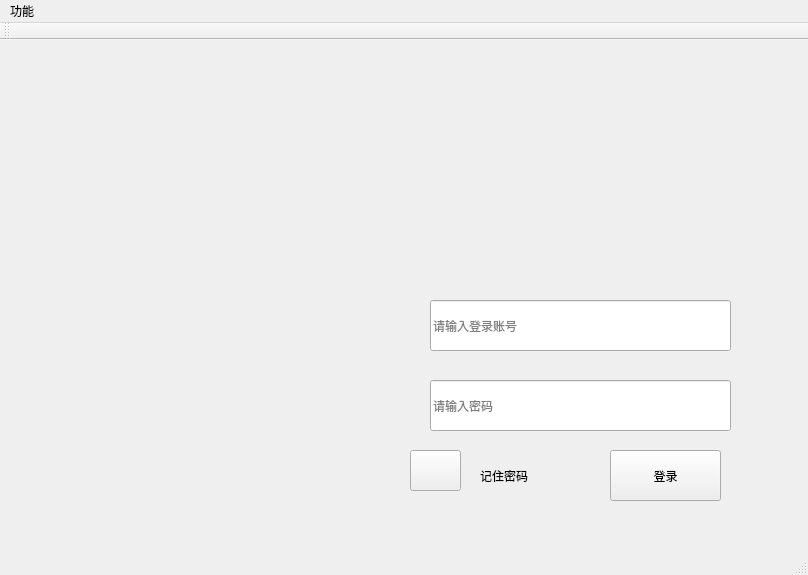
<?xml version="1.0" encoding="UTF-8"?>
<ui version="4.0">
 <class>LoginWindow</class>
 <widget class="QMainWindow" name="LoginWindow">
  <property name="geometry">
   <rect>
    <x>0</x>
    <y>0</y>
    <width>808</width>
    <height>575</height>
   </rect>
  </property>
  <property name="windowTitle">
   <string>LoginWindow</string>
  </property>
  <widget class="QWidget" name="centralWidget">
   <property name="styleSheet">
    <string notr="true">#centralWidget{
border-image: url(:/image/login/login_bj.jpg);
}</string>
   </property>
   <widget class="QLineEdit" name="lineEdit">
    <property name="geometry">
     <rect>
      <x>430</x>
      <y>260</y>
      <width>301</width>
      <height>51</height>
     </rect>
    </property>
    <property name="styleSheet">
     <string notr="true">QLineEdit{
border-image: url(:/image/login/edittext_bj.png);
font: 50 15pt &quot;Courier&quot;;
pading:20px;
}</string>
    </property>
    <property name="placeholderText">
     <string>请输入登录账号</string>
    </property>
   </widget>
   <widget class="QLineEdit" name="lineEdit_2">
    <property name="geometry">
     <rect>
      <x>430</x>
      <y>340</y>
      <width>301</width>
      <height>51</height>
     </rect>
    </property>
    <property name="styleSheet">
     <string notr="true">border-image: url(:/image/login/edittext_bj.png);
font: 50 15pt &quot;Courier&quot;;</string>
    </property>
    <property name="echoMode">
     <enum>QLineEdit::Password</enum>
    </property>
    <property name="placeholderText">
     <string>请输入密码</string>
    </property>
   </widget>
   <widget class="QWidget" name="widget" native="true">
    <property name="geometry">
     <rect>
      <x>360</x>
      <y>260</y>
      <width>51</width>
      <height>51</height>
     </rect>
    </property>
    <property name="styleSheet">
     <string notr="true">border-image: url(:/image/login/管理员.png);</string>
    </property>
   </widget>
   <widget class="QWidget" name="widget_2" native="true">
    <property name="geometry">
     <rect>
      <x>360</x>
      <y>340</y>
      <width>51</width>
      <height>51</height>
     </rect>
    </property>
    <property name="styleSheet">
     <string notr="true">border-image: url(:/image/login/lock_ico.png);</string>
    </property>
   </widget>
   <widget class="QPushButton" name="pushButton_2">
    <property name="geometry">
     <rect>
      <x>610</x>
      <y>410</y>
      <width>111</width>
      <height>51</height>
     </rect>
    </property>
    <property name="styleSheet">
     <string notr="true">QPushButton{
	border-image: url(:/image/login/edittext_bj.png);
font: 16pt &quot;微软雅黑&quot;;
}

QPushButton:pressed{
padding-top:10px;
padding-left:10px;

}</string>
    </property>
    <property name="text">
     <string>登录</string>
    </property>
   </widget>
   <widget class="QWidget" name="widget_3" native="true">
    <property name="geometry">
     <rect>
      <x>10</x>
      <y>0</y>
      <width>331</width>
      <height>101</height>
     </rect>
    </property>
    <property name="styleSheet">
     <string notr="true">border-image: url(:/image/login/farsight.png);</string>
    </property>
   </widget>
   <widget class="QLabel" name="label">
    <property name="geometry">
     <rect>
      <x>480</x>
      <y>410</y>
      <width>101</width>
      <height>51</height>
     </rect>
    </property>
    <property name="styleSheet">
     <string notr="true">border-image: url(:/image/login/edittext_bj.png);
font: 16pt &quot;微软雅黑&quot;;</string>
    </property>
    <property name="text">
     <string>记住密码</string>
    </property>
   </widget>
   <widget class="QPushButton" name="checkButton">
    <property name="geometry">
     <rect>
      <x>410</x>
      <y>410</y>
      <width>51</width>
      <height>41</height>
     </rect>
    </property>
    <property name="styleSheet">
     <string notr="true">border-image: url(:/image/login/loging_button_bj.png);
font: 75 20pt &quot;微软雅黑&quot;;</string>
    </property>
    <property name="text">
     <string/>
    </property>
    <property name="checkable">
     <bool>true</bool>
    </property>
   </widget>
  </widget>
  <widget class="QMenuBar" name="menuBar">
   <property name="geometry">
    <rect>
     <x>0</x>
     <y>0</y>
     <width>808</width>
     <height>23</height>
    </rect>
   </property>
   <widget class="QMenu" name="menu">
    <property name="title">
     <string>功能</string>
    </property>
    <addaction name="serverAction"/>
    <addaction name="registerAction"/>
   </widget>
   <addaction name="menu"/>
  </widget>
  <widget class="QToolBar" name="mainToolBar">
   <attribute name="toolBarArea">
    <enum>TopToolBarArea</enum>
   </attribute>
   <attribute name="toolBarBreak">
    <bool>false</bool>
   </attribute>
  </widget>
  <widget class="QStatusBar" name="statusBar"/>
  <action name="registerAction">
   <property name="icon">
    <iconset>
     <normalon>:/image/login/管理员.png</normalon>
    </iconset>
   </property>
   <property name="text">
    <string>注册账号</string>
   </property>
   <property name="shortcut">
    <string>Ctrl+R</string>
   </property>
  </action>
  <action name="serverAction">
   <property name="text">
    <string>设置服务器地址</string>
   </property>
   <property name="shortcut">
    <string>Ctrl+S</string>
   </property>
  </action>
 </widget>
 <layoutdefault spacing="6" margin="11"/>
 <resources/>
 <connections/>
</ui>
